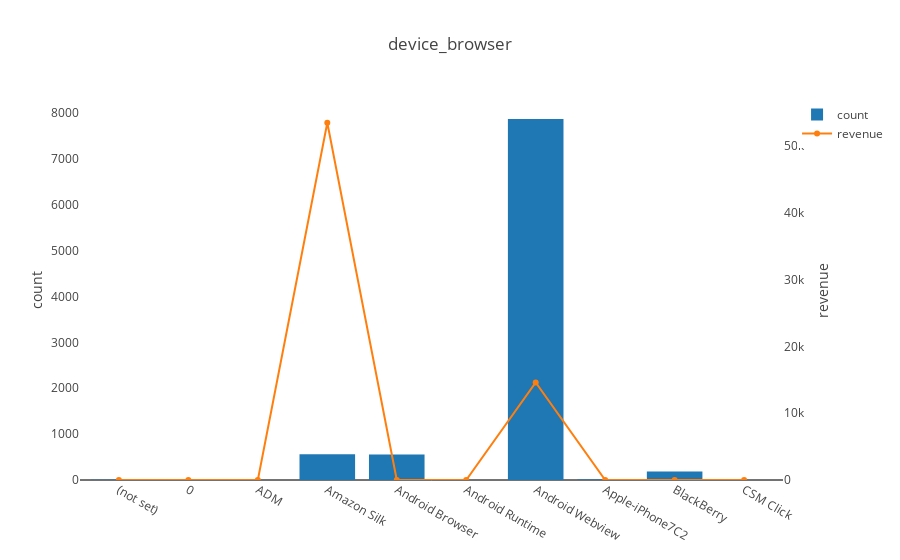
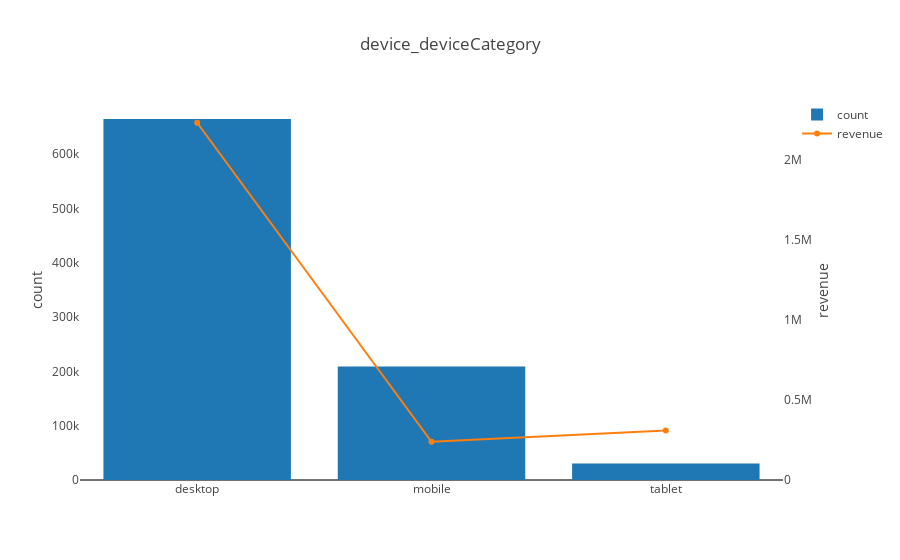
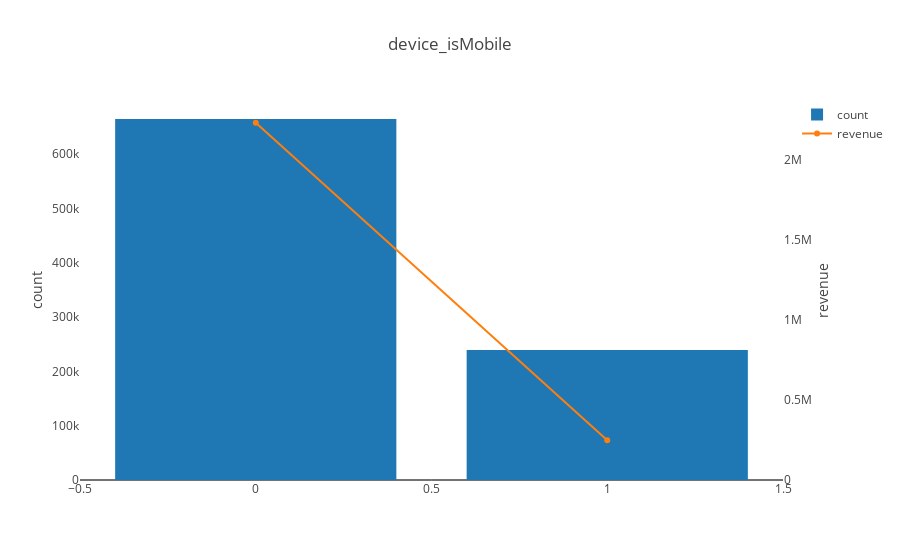
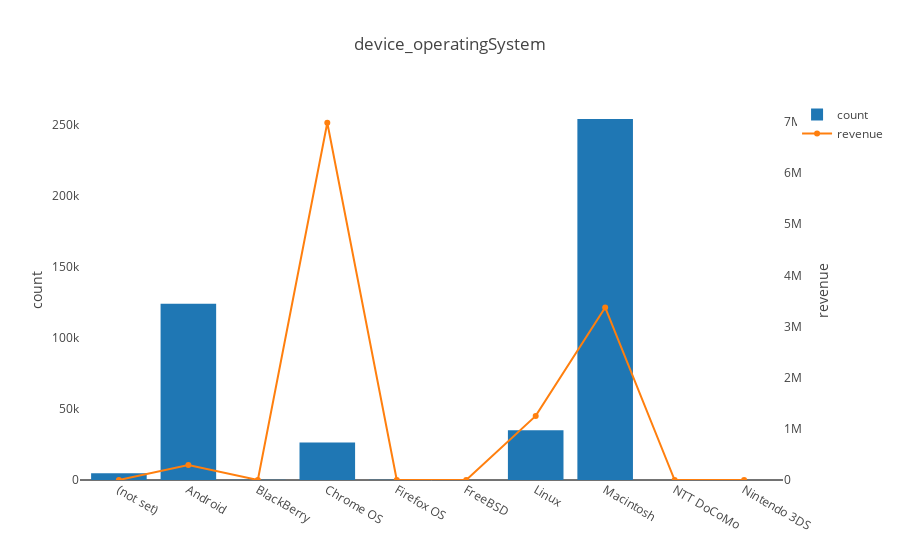

The notebook cell these images were saved under, in order:
### Code cell
for i in device_cols:
    cnt_cat = train[i].value_counts().sort_index().head(n=10)
    trans_cat = train.sort_values(i).groupby(i, as_index = False)['totals_transactionRevenue'].mean().head(n=10)
    cnt_cat_x = cnt_cat.index.tolist()
    cnt_cat_y = cnt_cat.values.tolist()
    trans_cat_x = trans_cat[i].tolist()
    trans_cat_y = trans_cat['totals_transactionRevenue'].tolist()
    trace1 = go.Bar(x=cnt_cat_x,y=cnt_cat_y, name = "count")
    trace2 = go.Scatter(x=trans_cat_x, y = trans_cat_y, name = "revenue", yaxis = 'y2')
    data = [trace1, trace2]
    layout = go.Layout(
        title = i,
        yaxis = dict(
            title = "count",
            rangemode = 'tozero',
            showgrid = False
        ),
        yaxis2 = dict(
            title = "revenue",
            showgrid = False,
            overlaying = "y",
            rangemode = 'tozero', # rangemode used for aligning
            side="right")
    )
    fig = go.Figure(data=data, layout=layout)
    #fig.append_trace()
    #arr.append(fig1)
    iplot(fig)
#fig.append_trace(arr[0], 1, 1)
#fig.append_trace(arr[1], 1, 2)
#fig.append_trace(arr[2], 1, 3)

#    fig = go.Figure(data=data, layout=layout)
#iplot(fig)

### Figure 1 — Plotly figure (JSON) as saved in the notebook; plotly's stock layout.template omitted (floating-point values rounded to 4 significant figures)
{"data": [{"name": "count", "type": "bar", "uid": "b529ec30-dce2-11e8-9057-a0afbde3f75b", "x": ["(not set)", "0", "ADM", "Amazon Silk", "Android Browser", "Android Runtime", "Android Webview", "Apple-iPhone7C2", "BlackBerry", "CSM Click"], "y": [8, 7, 1, 561, 553, 2, 7865, 9, 184, 1]}, {"name": "revenue", "type": "scatter", "uid": "b529ec31-dce2-11e8-9057-a0afbde3f75b", "x": ["(not set)", "0", "ADM", "Amazon Silk", "Android Browser", "Android Runtime", "Android Webview", "Apple-iPhone7C2", "BlackBerry", "CSM Click"], "y": [0, 0, 0, 53460.0, 0, 0, 14600.0, 0, 0, 0], "yaxis": "y2"}], "layout": {"title": "device_browser", "yaxis": {"rangemode": "tozero", "showgrid": false, "title": "count"}, "yaxis2": {"overlaying": "y", "rangemode": "tozero", "showgrid": false, "side": "right", "title": "revenue"}}}

### Figure 2 — Plotly figure (JSON) as saved in the notebook; plotly's stock layout.template omitted (floating-point values rounded to 4 significant figures)
{"data": [{"name": "count", "type": "bar", "uid": "b6a2c960-dce2-11e8-9057-a0afbde3f75b", "x": ["desktop", "mobile", "tablet"], "y": [664479, 208725, 30449]}, {"name": "revenue", "type": "scatter", "uid": "b6a2c961-dce2-11e8-9057-a0afbde3f75b", "x": ["desktop", "mobile", "tablet"], "y": [2229000.0, 238500.0, 309400.0], "yaxis": "y2"}], "layout": {"title": "device_deviceCategory", "yaxis": {"rangemode": "tozero", "showgrid": false, "title": "count"}, "yaxis2": {"overlaying": "y", "rangemode": "tozero", "showgrid": false, "side": "right", "title": "revenue"}}}

### Figure 3 — Plotly figure (JSON) as saved in the notebook; plotly's stock layout.template omitted (floating-point values rounded to 4 significant figures)
{"data": [{"name": "count", "type": "bar", "uid": "b744dc6e-dce2-11e8-9057-a0afbde3f75b", "x": [0, 1], "y": [664530, 239123]}, {"name": "revenue", "type": "scatter", "uid": "b744dc6f-dce2-11e8-9057-a0afbde3f75b", "x": [0, 1], "y": [2228000.0, 247700.0], "yaxis": "y2"}], "layout": {"title": "device_isMobile", "yaxis": {"rangemode": "tozero", "showgrid": false, "title": "count"}, "yaxis2": {"overlaying": "y", "rangemode": "tozero", "showgrid": false, "side": "right", "title": "revenue"}}}

### Figure 4 — Plotly figure (JSON) as saved in the notebook; plotly's stock layout.template omitted (floating-point values rounded to 4 significant figures)
{"data": [{"name": "count", "type": "bar", "uid": "b938ea10-dce2-11e8-9057-a0afbde3f75b", "x": ["(not set)", "Android", "BlackBerry", "Chrome OS", "Firefox OS", "FreeBSD", "Linux", "Macintosh", "NTT DoCoMo", "Nintendo 3DS"], "y": [4695, 123892, 218, 26337, 89, 9, 35034, 253938, 1, 1]}, {"name": "revenue", "type": "scatter", "uid": "b938ea11-dce2-11e8-9057-a0afbde3f75b", "x": ["(not set)", "Android", "BlackBerry", "Chrome OS", "Firefox OS", "FreeBSD", "Linux", "Macintosh", "NTT DoCoMo", "Nintendo 3DS"], "y": [0, 293300.0, 0, 6984000.0, 0, 0, 1253000.0, 3372000.0, 0, 0], "yaxis": "y2"}], "layout": {"title": "device_operatingSystem", "yaxis": {"rangemode": "tozero", "showgrid": false, "title": "count"}, "yaxis2": {"overlaying": "y", "rangemode": "tozero", "showgrid": false, "side": "right", "title": "revenue"}}}
